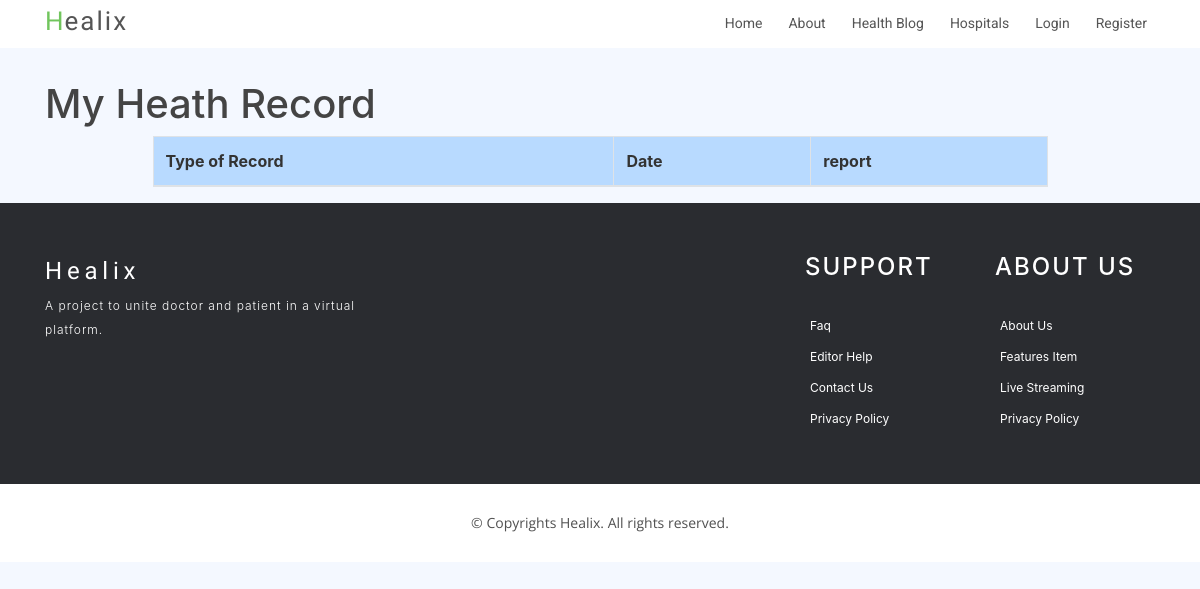
Before: /myheathrecord with the older database file.
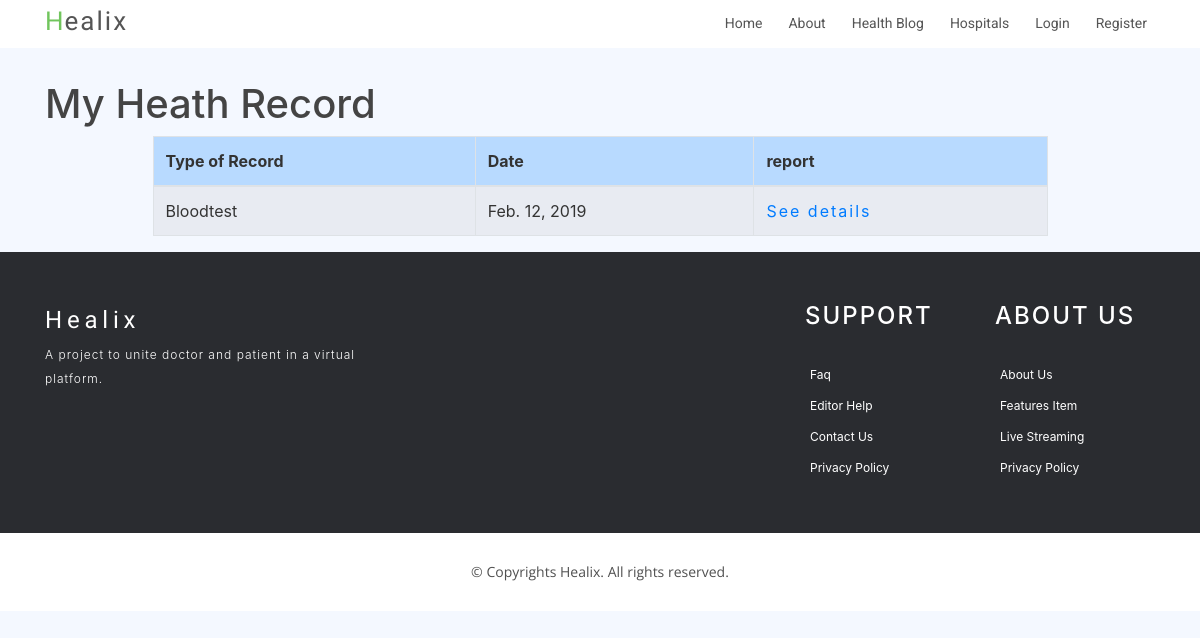
After: the same page with the newer database file.
### service/models.py (models this page shows)
class HealthRecord(models.Model):
    role_choices = (
        ('Prescription','Prescription'),
        ('Bloodtest','Bloodtest'),
        ('X_Ray','X-Ray'),
        ('AIDS_Test','AIDS Test'),
        ('Aldosterone_in_Urine','Aldosterone in Urine'),
        ('Eye_Angiogram','Eye Angiogram'),
        ('Electroencephalogram ','Electroencephalogram '),
        ('ECT','ECT'),
    )
    type_of_Record = models.CharField(max_length=15, null = True,choices=role_choices)
    file = models.FileField(null = True)
    date = models.DateField()

### service/views.py (the view)
# urls.py: path('myheathrecord',views.MyHeathRecord.as_view(),name='myhealthrecord')
class MyHeathRecord(ListView):
    model = HealthRecord
    context_object_name = 'healthrecords'

### service/templates/service/healthrecord_list.html
{% extends "home/base.html" %}
{% load crispy_forms_tags %}
{% block content %}
<h1>My Heath Record</h1>
<div class="container col-md-10">
  <table class="table table-hover table-bordered table-striped">
    <thead>
      <tr class="table-primary">
        <th>Type of Record</th>
        <th>Date</th>
        <th>report</th>
      </tr>
    </thead>
    <tbody>
      {% for record in healthrecords %}
      <tr>
        <td>{{record.type_of_Record}}</td>
        <td>{{record.date}}</td>
        <td><a href="{{record.file.url}}">See details</a></td>
      </tr>
      {% endfor %}
    </tbody>
  </table>
</div>
{% endblock content %}

Changed rows visible on the page:
added HealthRecord: type_of_Record "Bloodtest", date "Feb. 12, 2019"
